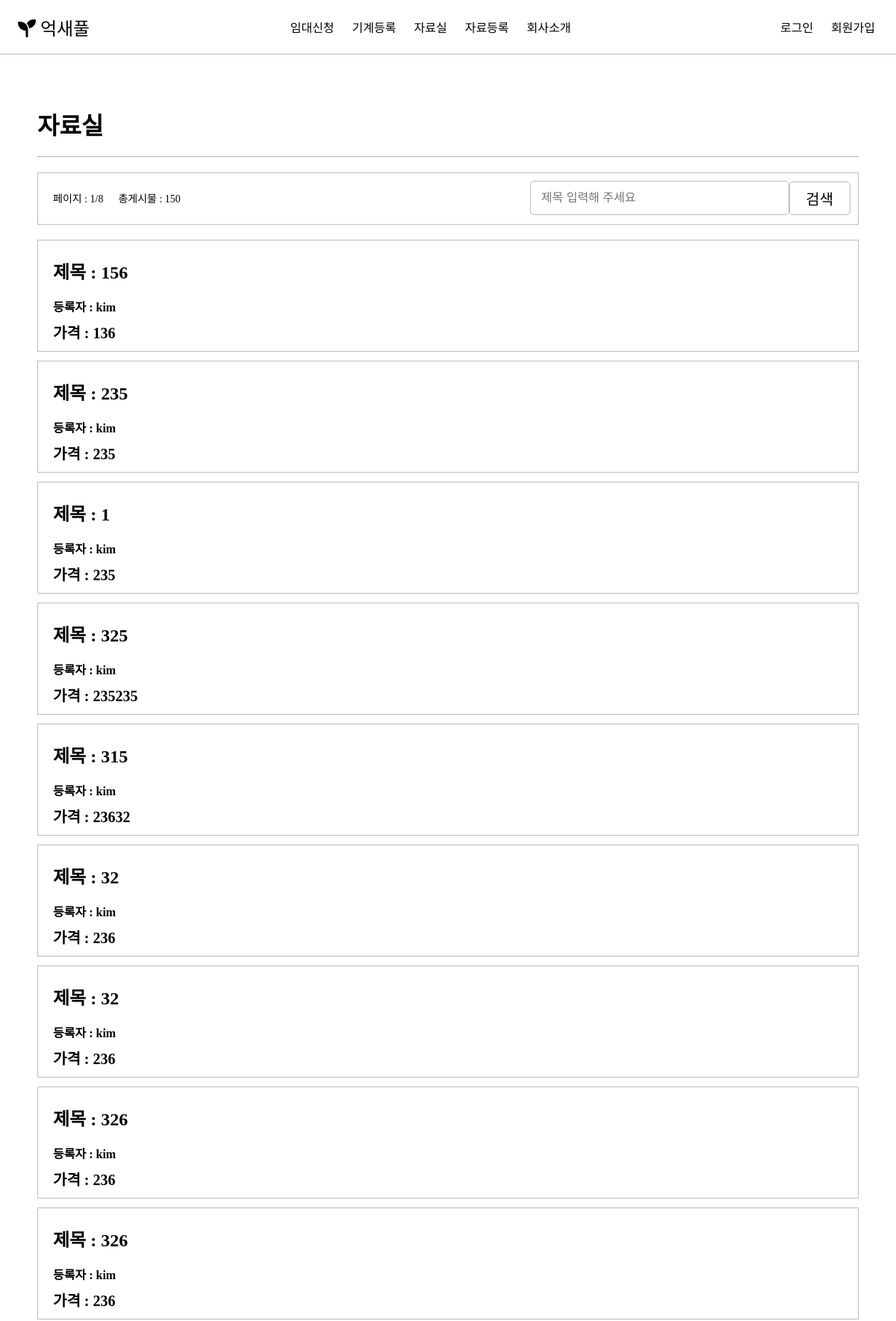
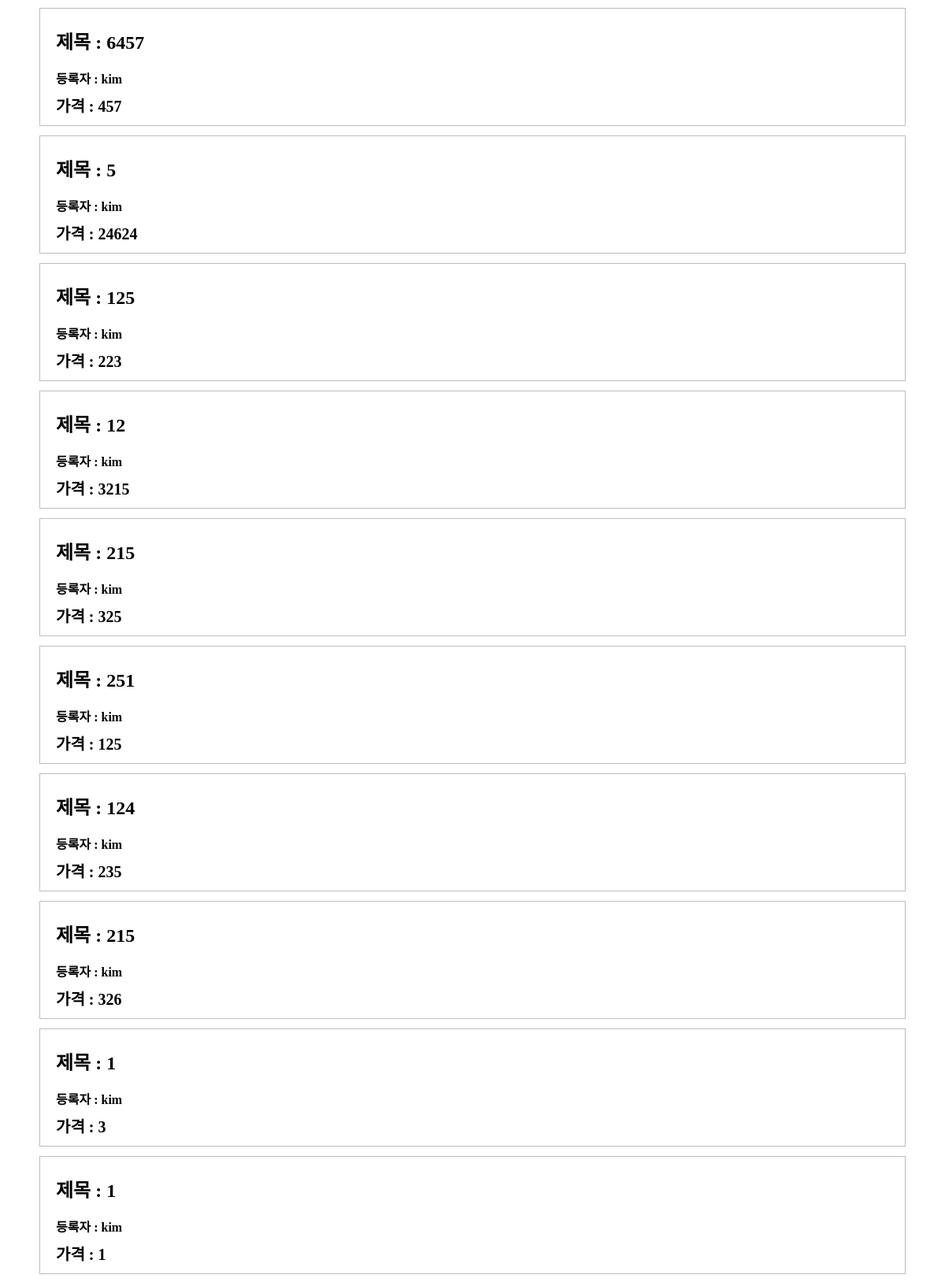
The page /docs-search.php (upper part) on the database its author committed (2 pictures, top to bottom).
### tables this page shows
CREATE TABLE IF NOT EXISTS `sell_info` (
  `id` int(11) unsigned NOT NULL AUTO_INCREMENT COMMENT '판매 id',
  `title` varchar(128) DEFAULT NULL,
  `price` int(11) NOT NULL DEFAULT 0,
  `detail` mediumtext NOT NULL,
  `member_id` varchar(16) NOT NULL,
  `member_name` varchar(16) DEFAULT NULL,
  `member_phone` char(16) DEFAULT NULL,
  `member_email` varchar(64) DEFAULT NULL,
  `upload` date NOT NULL DEFAULT curdate() COMMENT '등록일',
  `deleteDate` date DEFAULT NULL COMMENT '삭제일',
  `sellnum` int(11) unsigned NOT NULL DEFAULT 0 COMMENT '판매수',
  PRIMARY KEY (`id`)
);

### docs-search.php (the view, shortened to what this page needs)
<!DOCTYPE html>
<html lang="en">
    <head>
        <link rel="stylesheet" href="style.css">
    </head>
    <body>
        <section id="" class="section">
            <div class="section_container">
                <div>
                    <div class="doc_title">
                        <h1>자료실</h1>
                        <hr class="hr_darkgray">
                    </div>
                <?php
    if(!isset($_COOKIE["docsPageCookie"])) {
        $currentPage = 1;
    } else {
        $currentPage = $_COOKIE["docsPageCookie"];
    }
    require_once "dbcon.php";
    $stmt = $conn -> prepare("SELECT COUNT(*) AS \"num\" FROM sell_info where deleteDate IS NULL");
    $stmt -> execute();
    $result = $stmt -> get_result();
    $row = $result -> fetch_assoc();
    $totalNum=$row['num'];
    $totalPageNum = ceil($totalNum/20);
    $stmt = $conn -> prepare("SELECT * FROM sell_info where deleteDate IS NULL ORDER BY upload DESC LIMIT ?,20");
    $stmt -> bind_param("i",$page);
    $stmt -> execute();
    $result = $stmt -> get_result();
    ?>
                    <div class="search_box">
                        <div class="search_box_page">
                            <p>페이지 :
                                <?= $currentPage ?>/<?=$totalPageNum ?></p>
                            <p>총게시물 :
                                <?= $totalNum ?></p>
                        </div>
                        <div class="search_box_search">
                            <form
                                name="docsForm"
                                method="post"
                                action="docs-search-submit.php"
                                enctype="multipart/form-data">
                                <div class="flex">
                                    <div class="input_row">
                                        <input
                                            type="text"
                                            name="searchWord"
                                            required="required"
                                            class="input_text"
                                            placeholder="제목 입력해 주세요">
                                    </div>
                                    <input type="submit" value="검색" class="btn_white" name="submit">
                                </div>
                            </form>
                        </div>
                    </div>
                <?php
    if($result!=NULL){
        while($row = $result -> fetch_assoc()){
            echo("
        <div class=\"docs_box\" onclick=\"document.forms['docID".$row['id']."'].submit();\">
        <form method=\"post\" action=\"docs-info.php\" enctype=\"multipart/form-data\" name=\"docID".$row['id']."\">
                    <h2>제목 : ".$row['title']."</h2>
                    <h4>등록자 : ".$row['member_name']."</h4>
                    <h3>가격 : ".$row['price']."</h3>
                    <input type=\"hidden\" name=\"docId\" value=\"".$row['id']."\" >
        </form>
        </div>
        ");
        }
    }else{
        echo("<h2>검색결과가 없습니다</h2>");
    }
?>
                </div>
            </section>
    </body>
</html>

### style.css (style rules this page uses)
:root { --color-white: #ffffff; --color-light-white: #eeeeee; --color-dark-white: #bdbdbd; --color-pink: #fe918d; --color-dark-pink: #ff6863; --color-dark-grey: #4d4d4d; --color-grey: #616161; --color-light-grey: #7c7979; --color-blue: #73aace; --color-yellow: #fff7d1; --color-orange: #feb546; --color-black: #000000; --color-black-a: rgba(0, 0, 0, 0.5); --color-navbar: #171c22; --color-light-navbar: #272e35; --color-light-navbar2: #325777; --font-big: 48px; --font-large: 32px; --font-medium: 24px; --font-regular: 20px; --font-small: 16px; --font-micro: 14px; --weight-bold: 700; --weight-semi-bold: 600; --weight-regular: 400; --weight-thin: 100; --size-border-radius: 4px; --animation-duration: 300ms; }
* { box-sizing: border-box; }
body { margin: 0; cursor: default; }
button, input, select, textarea { border-radius: 0; border: none; background: 0; appearance: none; outline: 0; text-decoration: none; cursor: pointer; }
a { text-decoration: none; color: var(--color-black); }
ul { padding-left: 0; }
li { list-style: none; }
h1 { font-size: var(--font-large); font-weight: var(--weight-bold); color: var(--color-black); margin: 20px 0; }
h2 { font-size: var(--font-medium); font-weight: var(--weight-semi-bold); color: var(--color-black); margin: 8px 0; }
h3 { font-size: var(--font-regular); font-weight: var(--weight-semi-bold); color: var(--color-black); margin: 8px 0; }
h4 { font-size: var(--font-small); font-weight: var(--weight-semi-bold); color: var(--color-black); margin: 0; }
p { font-size: var(--font-small); font-weight: var(--font-regular); color: var(--color-black); margin: 4px 0; }
.section { padding: 50px; text-align: center; margin: 0 auto; }
.section_container { max-width: 1200px; margin: 0 auto; }
.flex { display: flex; justify-content: center; align-items: center; }
.btn_white { font-size: var(--font-regular); width: 100px; height: 45px; background-color: var(--color-white); border: 1px solid var(--color-dark-white); border-radius: 5px; cursor: pointer; }
.hr_darkgray { border-top: 1px solid var(--color-dark-white); }
#navbar { width: 100%; display: flex; align-items: center; justify-content: space-between; padding: 0 16px 0 16px; border-bottom: 1px solid var(--color-dark-white); z-index: 10; }
.navbar_list { display: flex; }
.navbar_logo { font-size: var(--font-medium); color: var(--color-black); font-family: 'Gugi', cursive; padding-left: 8px; }
.navbar_list li { padding: 8px 12px; font-size: var(--font-regular), var(--weight-thin); }
.input_row { width: 100%; display: inline-block; text-align: left; border: 1px solid var(--color-dark-white); border-radius: 5px; padding: 12px; }
.input_text { position: relative; display: block; width: 100%; font-size: var(--font-small); }
.search_box { width: 100%; height: 70px; border: 1px solid var(--color-dark-white); margin-top: 20px; margin-bottom: 20px; display: flex; }
.search_box_page { width: 60%; text-align: left; padding-left: 20px; display: flex; }
.search_box_page>p { padding-right: 20px; font-size: var(--font-micro); line-height: 62px; }
.search_box_search { width: 40%; text-align: right; padding-right: 10px; padding-top: 10px; }
.docs_box { width: 100%; height: 150px; text-align: left; padding-left: 20px; border: 1px solid var(--color-dark-white); margin-bottom: 12px; cursor: pointer; }
.docs_box>form>h2 { padding: 15px 0 10px 0; }
.doc_title h1 { text-align: left; }
.doc_title { width: 100%; }

### rows shown on the page
sell_info: title "156", member_name "kim", price "136"
sell_info: title "235", member_name "kim", price "235"
sell_info: title "1", member_name "kim", price "235"
sell_info: title "325", member_name "kim", price "235235"
sell_info: title "315", member_name "kim", price "23632"
sell_info: title "32", member_name "kim", price "236"
sell_info: title "32", member_name "kim", price "236"
sell_info: title "326", member_name "kim", price "236"
sell_info: title "326", member_name "kim", price "236"
sell_info: title "6457", member_name "kim", price "457"
sell_info: title "5", member_name "kim", price "24624"
sell_info: title "125", member_name "kim", price "223"
sell_info: title "12", member_name "kim", price "3215"
sell_info: title "215", member_name "kim", price "325"
sell_info: title "251", member_name "kim", price "125"
sell_info: title "124", member_name "kim", price "235"
sell_info: title "215", member_name "kim", price "326"
sell_info: title "1", member_name "kim", price "3"
sell_info: title "1", member_name "kim", price "1"

### other values the page prints
$currentPage "1"
$totalPageNum "8"
$totalNum "150"
